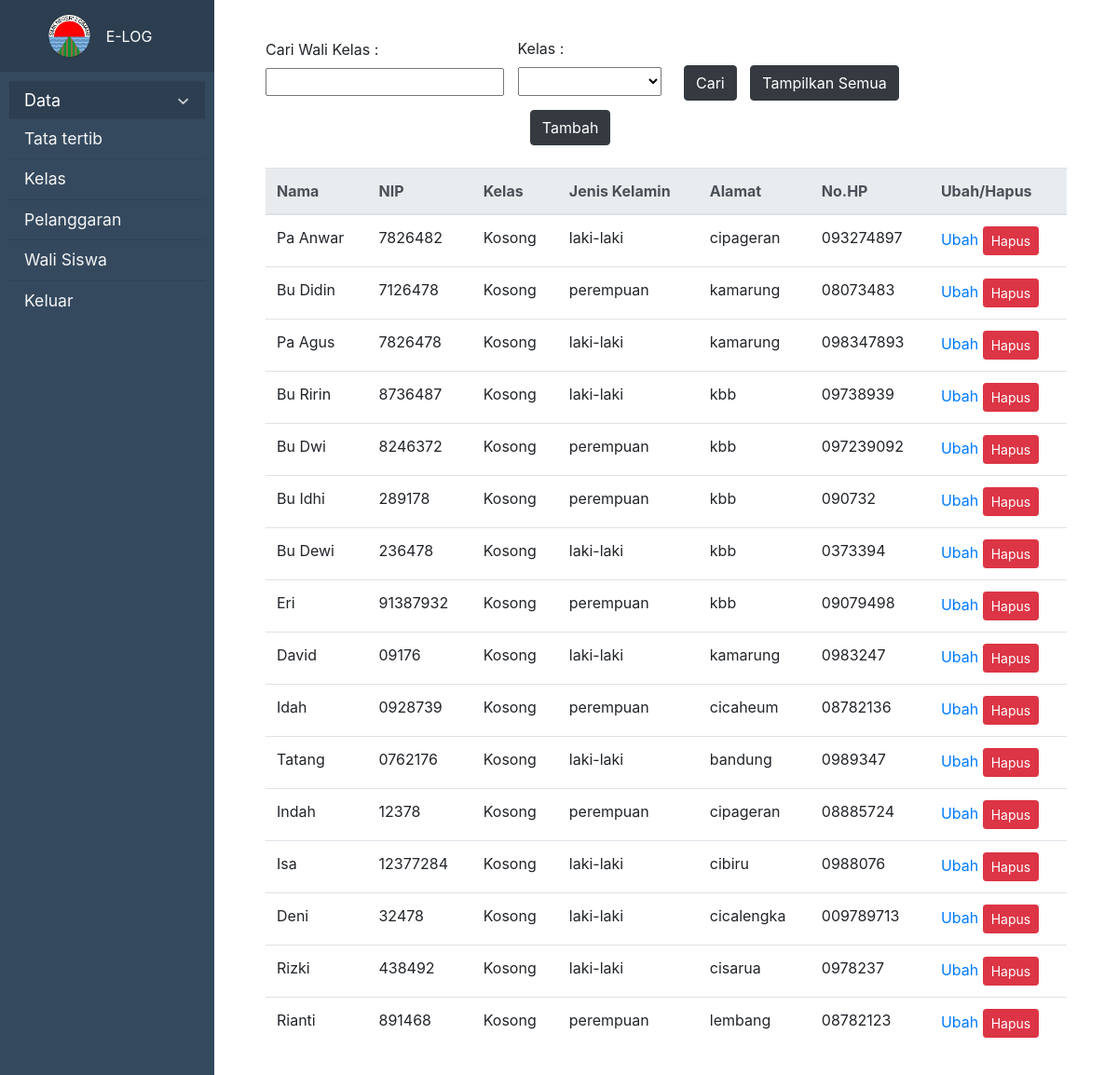
Screenshot of /master/fungsi_kurikulum/pembimbing/pembimbing.php?id=1 (signed in) with the database file from the repository.
### tables this page shows
CREATE TABLE `pembimbing` (
  `id_pembimbing` int(11) NOT NULL,
  `bidang` enum('BK','Wali Kelas') NOT NULL,
  `nama` varchar(200) NOT NULL,
  `nip` varchar(15) NOT NULL,
  `id_user` int(11) NOT NULL
);

CREATE TABLE `user` (
  `id_user` int(11) NOT NULL,
  `id_role` int(11) NOT NULL,
  `nama` varchar(200) NOT NULL,
  `username` varchar(200) NOT NULL,
  `password` varchar(200) NOT NULL,
  `jk` enum('perempuan','laki-laki') NOT NULL,
  `alamat` varchar(500) NOT NULL,
  `nohp` varchar(15) NOT NULL
);

### master/fungsi_kurikulum/pembimbing/pembimbing.php (the view, shortened to what this page needs)
<?php
include '../../../connection.php';
?>
<!DOCTYPE html>
<html lang="en">
<head>
    <link rel="stylesheet" type="text/css" href="../../../css/style.css">
    <link rel="stylesheet" type="text/css" href="../../../css/bootstrap.css">
</head>
<body>
<?php
    $id = $_SESSION['id'];
?>
<div class="wrapper">
    <nav id="sidebar">
        <div class="sidebar-header">
        <a class="sidebar-brand d-flex align-items-center justify-content-center" href="../../dashboard_master.php?id=<?= $id;?>" style="color:white; text-decoration:none;">
        <div class="sidebar-brand-icon">
          <img class="img-profile rounded-circle" src="../../images/logosmk2cimahi.png" width="47px" height="47px">
        </div>
        <div class="sidebar-brand-text mx-3">E-LOG</div>
      </a>
        </div>
        <ul class="list-unstyled components">
            <button class="dropdown-btn active">Data
                <i class="fa fa-caret-down"><img src="../../images/white-down-arrow-png-2.png" width="15" height="15"></i>
            </button>
            <hr class="sidebar-divider my-0">
            <li class="nav-item">
                <a href="../../fungsi_bk/pelanggaran/lihat_pelanggaran.php?id=<?= $id;?>" class="nav-link"><i class="fas fa-fw fa-clipboard-list"></i>
                <span>Tata tertib</span></a>
            </li>
            <hr class="sidebar-divider my-0">
            <li class="nav-item">
                <a href="../../fungsi_bk/kelas/kelas.php?id=<?= $id;?>" class="nav-link"><i class="fas fa-fw fa-clipboard-list"></i>
                <span>Kelas</span></a>
            </li>
            <hr class="sidebar-divider my-0">
            <li class="nav-item">
                <a href="../../fungsi_bk/pelanggaran/pelanggaran_siswa.php?id=<?= $id;?>" class="nav-link"><i class="fas fa-fw fa-clipboard-list"></i>
                <span>Pelanggaran</span></a>
            </li>
            <hr class="sidebar-divider my-0">
            <li class="nav-item">
                <a href="../../fungsi_bk/wali/wali_siswa.php?id=<?= $id;?>" class="nav-link"><i class="fas fa-fw fa-clipboard-list"></i>
                <span>Wali Siswa</span></a>
            </li>
            <hr class="sidebar-divider my-0">
            <li class="nav-item">
                <a href="../../../admin/logout.php" class="nav-link"><i class="fas fa-fw fa-clipboard-list"></i>
                <span>Keluar</span></a>
            </li>
        </ul>
    </nav>
<div id="content">
    <div class="container-fluid">
        <div style="display: inline-block;">
        <form action="pembimbing.php">
            <div style="display: inline-block;padding-right: 10px;padding-bottom: 10px;">
                <label>Cari Wali Kelas : </label><br>
                <input type="text" name="cari">
            </div>
            <div style="display: inline-block;padding-right: 10px;">
                <label>Kelas :</label><br>
                <select name="filter" style="height: 31px;">
                    <option value=""></option>
                    <?php
                    $querykel = mysqli_query($conn, "SELECT * FROM kelas");
                        foreach ($querykel as $akey) :
                    ?>
                        <option value="<?=$akey['id_kelas'];?>"><?=$akey['nama_kelas'];?></option>
                    <?php
                        endforeach
                    ?>
                </select>
            </div>
            <div style="display: inline-block;padding: 10px;">
                <button type="submit" class="btn btn-dark" name="caribut">Cari</button>
            </div>
            <div style="display: inline-block;">
                <button type="submit" class="btn btn-dark" name="clearbut">Tampilkan Semua</button>
            </div>
        </form>
        </div>
        <div style="display: inline-block;margin-right: 30px;padding-left: 33%">
            <button type="button" class="btn btn-dark" data-toggle="modal" data-target="#exampleModal">Tambah</button>
        </div>
        <div class="divtable">
            <table class="table">
            <thead class="thead-light">
            <br>
                <tr>
                    <th scope="col">Nama</th>
                    <th scope="col">NIP</th>
                    <th scope="col">Kelas</th>
                    <th scope="col">Jenis Kelamin</th>
                    <th scope="col">Alamat</th>
                    <th scope="col">No.HP</th>
                    <th scope="col">Ubah/Hapus</th>
                </tr>
            </thead>
            <tbody>
            <?php
                if(isset($_GET['caribut'])){
                    $nama = $_GET['cari'];
                    $kelas = $_GET['filter'];
                    if ($nama != "" && $kelas != "") {
                        $querypemb = mysqli_query($conn, "SELECT user.*, pembimbing.*, pemkel.id_kelas FROM ((pembimbing INNER JOIN user ON pembimbing.id_user = user.id_user)INNER JOIN pemkel ON pembimbing.id_pembimbing = pemkel.id_pembimbing) WHERE user.id_role = 2 AND (user.nama LIKE '$nama%' OR pembimbing.nip LIKE '$nama%') AND pemkel.id_kelas = $kelas");
                    }else if ($nama != "" && $kelas == ""){
                        $querypemb = mysqli_query($conn, "SELECT user.*, pembimbing.* FROM pembimbing INNER JOIN user ON pembimbing.id_user = user.id_user WHERE user.id_role = 2 AND (user.nama LIKE '$nama%' OR pembimbing.nip LIKE '$nama%')");
                    }else if ($nama == "" && $kelas != ""){
                        $querypemb = mysqli_query($conn, "SELECT user.*, pembimbing.*, pemkel.id_kelas FROM ((pembimbing INNER JOIN user ON pembimbing.id_user = user.id_user)INNER JOIN pemkel ON pembimbing.id_pembimbing = pemkel.id_pembimbing) WHERE user.id_role = 2 AND pemkel.id_kelas = $kelas");
                    }else{
                        $querypemb = mysqli_query($conn, "SELECT user.*, pembimbing.* FROM pembimbing INNER JOIN user ON pembimbing.id_user = user.id_user WHERE user.id_role = 2");
                    }
                }else if(isset($_GET['clearbut'])) {
                    $querypemb = mysqli_query($conn, "SELECT user.*, pembimbing.* FROM pembimbing INNER JOIN user ON pembimbing.id_user = user.id_user WHERE user.id_role = 2");
                }else{
                    $querypemb = mysqli_query($conn, "SELECT user.*, pembimbing.* FROM pembimbing INNER JOIN user ON pembimbing.id_user = user.id_user WHERE user.id_role = 2");
                }
            ?>
            <?php while($key = mysqli_fetch_array($querypemb)) {?>
            <?php
                $idpem = $key['id_pembimbing'];
                $querykel = mysqli_query($conn, "SELECT kelas.*, pembimbing.* , pemkel.*, MAX(pemkel.id_kelas) FROM ((pembimbing INNER JOIN pemkel ON pemkel.id_pembimbing = pembimbing.id_pembimbing) INNER JOIN kelas ON kelas.id_kelas = pemkel.id_kelas)  WHERE pembimbing.id_pembimbing = $idpem ORDER BY kelas.id_kelas ASC");
                $querylistkel = mysqli_query($conn, "SELECT * FROM pemkel WHERE id_pembimbing = $idpem");
                $jumlistkel = mysqli_num_rows($querylistkel);
                $jumkurlistkel = $jumlistkel - 1;
            ?>
            <?php while($keykel = mysqli_fetch_array($querykel)) {?>
            <tr>
                <td><?php echo $key['nama']; ?></td>
                <td><?php echo $key['nip']; ?></td>
                <?php
                    if ($jumlistkel > 1) {
                        ?>
                            <td><a href="detailkelas_wk.php?idpemb=<?=$key['id_pembimbing']?>&&namapemb=<?=$key['nama']?>" type="button"><?php echo $keykel['nama_kelas']; ?> dan +<?php echo $jumkurlistkel; ?> </a></td>
                        <?php
                    }else if ($jumlistkel == 1) {
                        ?>
                            <td><a href="detailkelas_wk.php?idpemb=<?=$key['id_pembimbing']?>&&namapemb=<?=$key['nama']?>" type="button"><?php echo $keykel['nama_kelas']; ?></a></td>
                        <?php
                    }else if ($jumlistkel < 1) {
                        ?>
                            <td>Kosong</td>
                        <?php
                    }
                ?>
                <td><?php echo $key['jk']; ?></td>
                <td><?php echo $key['alamat']; ?></td>
                <td><?php echo $key['nohp']; ?></td>
                <td>
                    <a href="#" type="button"  data-toggle="modal" data-target="#myModal<?php echo $key['id_user']; ?>">Ubah</a>
                    <a href='hapus_pemb.php?id=<?=$key['id_user']?>&&idpemb=<?=$key['id_pembimbing']?>' class='btn btn-danger btn-sm' onclick="return confirm('Jika data Wali Kelas yang membimbing suatu kelas dihapus maka kelas yang dibimbing nya akan ikut terhapus . Apakah Anda yakin ingin menghapusnya ?')">Hapus</a>
                </td>
        </tr>
        <?php } ?>
        <?php } ?>
    </tbody>
</table>
    </div>
</div>
</div>
</div>
</body>
</html>

### css/style.css (style rules this page uses)
body { background: #420606; }
a { background-color: cornsilk; }
.wrapper { display: flex; text-decoration: none; transition: 0.3%; }
#sidebar { min-width: 230px; max-width: 230px; background: #34495e; color: #fff; transition: all 0.3s; }
#sidebar .active { margin-left: absolute; }
#sidebar .sidebar-header { padding: 15px; background: #2c3e50; }
#sidebar ul.components { padding: 10px; }
ul li a { padding: 5px; font-size: 1.1em; text-decoration: none; color : whitesmoke; }
#content { width: 100%; padding: 40px; min-height: 100vh; transition: all 0.3s; }
.dropdown-btn { padding: 6px 8px 6px 16px; text-decoration: none; font-size: 18px; color: white; display: block; border: none; background: #34495e; width:100%; text-align: left; cursor: pointer; outline: none; }
.active { background-color: #2c3e50; color: white; }
.fa-caret-down { float: right; padding-right: 8px; }

### rows the page displays
pembimbing: nama "Pa Anwar", nip "7826482", id_user.jk "laki-laki", id_user.alamat "cipageran", id_user.nohp "093274897"
pembimbing: nama "Bu Didin", nip "7126478", id_user.jk "perempuan", id_user.alamat "kamarung", id_user.nohp "08073483"
pembimbing: nama "Pa Agus", nip "7826478", id_user.jk "laki-laki", id_user.alamat "kamarung", id_user.nohp "098347893"
pembimbing: nama "Bu Ririn", nip "8736487", id_user.jk "laki-laki", id_user.alamat "kbb", id_user.nohp "09738939"
pembimbing: nama "Bu Dwi", nip "8246372", id_user.jk "perempuan", id_user.alamat "kbb", id_user.nohp "097239092"
pembimbing: nama "Bu Idhi", nip "289178", id_user.jk "perempuan", id_user.alamat "kbb", id_user.nohp "090732"
pembimbing: nama "Bu Dewi", nip "236478", id_user.jk "laki-laki", id_user.alamat "kbb", id_user.nohp "0373394"
pembimbing: nama "Eri", nip "91387932", id_user.jk "perempuan", id_user.alamat "kbb", id_user.nohp "09079498"
pembimbing: nama "David", nip "09176", id_user.jk "laki-laki", id_user.alamat "kamarung", id_user.nohp "0983247"
pembimbing: nama "Idah", nip "0928739", id_user.jk "perempuan", id_user.alamat "cicaheum", id_user.nohp "08782136"
pembimbing: nama "Tatang", nip "0762176", id_user.jk "laki-laki", id_user.alamat "bandung", id_user.nohp "0989347"
pembimbing: nama "Indah", nip "12378", id_user.jk "perempuan", id_user.alamat "cipageran", id_user.nohp "08885724"
pembimbing: nama "Isa", nip "12377284", id_user.jk "laki-laki", id_user.alamat "cibiru", id_user.nohp "0988076"
pembimbing: nama "Deni", nip "32478", id_user.jk "laki-laki", id_user.alamat "cicalengka", id_user.nohp "009789713"
pembimbing: nama "Rizki", nip "438492", id_user.jk "laki-laki", id_user.alamat "cisarua", id_user.nohp "0978237"
pembimbing: nama "Rianti", nip "891468", id_user.jk "perempuan", id_user.alamat "lembang", id_user.nohp "08782123"
